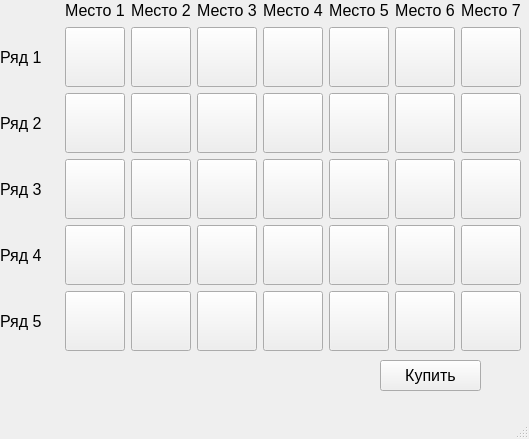
<?xml version="1.0" encoding="UTF-8"?>
<ui version="4.0">
 <class>MainWindow</class>
 <widget class="QMainWindow" name="MainWindow">
  <property name="geometry">
   <rect>
    <x>0</x>
    <y>0</y>
    <width>529</width>
    <height>439</height>
   </rect>
  </property>
  <property name="windowTitle">
   <string>MainWindow</string>
  </property>
  <widget class="QWidget" name="centralwidget">
   <widget class="QWidget" name="gridLayoutWidget">
    <property name="geometry">
     <rect>
      <x>0</x>
      <y>0</y>
      <width>521</width>
      <height>351</height>
     </rect>
    </property>
    <layout class="QGridLayout" name="gridLayout_6">
     <item row="1" column="1">
      <widget class="QPushButton" name="PlaceBtn11">
       <property name="minimumSize">
        <size>
         <width>60</width>
         <height>60</height>
        </size>
       </property>
       <property name="maximumSize">
        <size>
         <width>60</width>
         <height>60</height>
        </size>
       </property>
       <property name="font">
        <font>
         <pointsize>12</pointsize>
        </font>
       </property>
       <property name="text">
        <string/>
       </property>
      </widget>
     </item>
     <item row="0" column="3">
      <widget class="QLabel" name="label_4">
       <property name="font">
        <font>
         <pointsize>12</pointsize>
        </font>
       </property>
       <property name="text">
        <string>Место 3</string>
       </property>
      </widget>
     </item>
     <item row="0" column="2">
      <widget class="QLabel" name="label_3">
       <property name="font">
        <font>
         <pointsize>12</pointsize>
        </font>
       </property>
       <property name="text">
        <string>Место 2</string>
       </property>
      </widget>
     </item>
     <item row="0" column="4">
      <widget class="QLabel" name="label_5">
       <property name="font">
        <font>
         <pointsize>12</pointsize>
        </font>
       </property>
       <property name="text">
        <string>Место 4</string>
       </property>
      </widget>
     </item>
     <item row="0" column="1">
      <widget class="QLabel" name="label_2">
       <property name="font">
        <font>
         <pointsize>12</pointsize>
        </font>
       </property>
       <property name="text">
        <string>Место 1</string>
       </property>
      </widget>
     </item>
     <item row="0" column="5">
      <widget class="QLabel" name="label_6">
       <property name="font">
        <font>
         <pointsize>12</pointsize>
        </font>
       </property>
       <property name="text">
        <string>Место 5</string>
       </property>
      </widget>
     </item>
     <item row="0" column="6">
      <widget class="QLabel" name="label_7">
       <property name="font">
        <font>
         <pointsize>12</pointsize>
        </font>
       </property>
       <property name="text">
        <string>Место 6</string>
       </property>
      </widget>
     </item>
     <item row="2" column="0">
      <widget class="QLabel" name="label_9">
       <property name="font">
        <font>
         <pointsize>12</pointsize>
        </font>
       </property>
       <property name="text">
        <string>Ряд 2</string>
       </property>
      </widget>
     </item>
     <item row="0" column="7">
      <widget class="QLabel" name="label_8">
       <property name="font">
        <font>
         <pointsize>12</pointsize>
        </font>
       </property>
       <property name="text">
        <string>Место 7</string>
       </property>
      </widget>
     </item>
     <item row="1" column="2">
      <widget class="QPushButton" name="PlaceBtn12">
       <property name="minimumSize">
        <size>
         <width>60</width>
         <height>60</height>
        </size>
       </property>
       <property name="maximumSize">
        <size>
         <width>60</width>
         <height>60</height>
        </size>
       </property>
       <property name="font">
        <font>
         <pointsize>12</pointsize>
        </font>
       </property>
       <property name="text">
        <string/>
       </property>
      </widget>
     </item>
     <item row="1" column="3">
      <widget class="QPushButton" name="PlaceBtn13">
       <property name="minimumSize">
        <size>
         <width>60</width>
         <height>60</height>
        </size>
       </property>
       <property name="maximumSize">
        <size>
         <width>60</width>
         <height>60</height>
        </size>
       </property>
       <property name="font">
        <font>
         <pointsize>12</pointsize>
        </font>
       </property>
       <property name="text">
        <string/>
       </property>
      </widget>
     </item>
     <item row="1" column="4">
      <widget class="QPushButton" name="PlaceBtn14">
       <property name="minimumSize">
        <size>
         <width>60</width>
         <height>60</height>
        </size>
       </property>
       <property name="maximumSize">
        <size>
         <width>60</width>
         <height>60</height>
        </size>
       </property>
       <property name="font">
        <font>
         <pointsize>12</pointsize>
        </font>
       </property>
       <property name="text">
        <string/>
       </property>
      </widget>
     </item>
     <item row="1" column="5">
      <widget class="QPushButton" name="PlaceBtn15">
       <property name="minimumSize">
        <size>
         <width>60</width>
         <height>60</height>
        </size>
       </property>
       <property name="maximumSize">
        <size>
         <width>60</width>
         <height>60</height>
        </size>
       </property>
       <property name="font">
        <font>
         <pointsize>12</pointsize>
        </font>
       </property>
       <property name="text">
        <string/>
       </property>
      </widget>
     </item>
     <item row="1" column="7">
      <widget class="QPushButton" name="PlaceBtn17">
       <property name="minimumSize">
        <size>
         <width>60</width>
         <height>60</height>
        </size>
       </property>
       <property name="maximumSize">
        <size>
         <width>60</width>
         <height>60</height>
        </size>
       </property>
       <property name="font">
        <font>
         <pointsize>12</pointsize>
        </font>
       </property>
       <property name="text">
        <string/>
       </property>
      </widget>
     </item>
     <item row="1" column="6">
      <widget class="QPushButton" name="PlaceBtn16">
       <property name="minimumSize">
        <size>
         <width>60</width>
         <height>60</height>
        </size>
       </property>
       <property name="maximumSize">
        <size>
         <width>60</width>
         <height>60</height>
        </size>
       </property>
       <property name="font">
        <font>
         <pointsize>12</pointsize>
        </font>
       </property>
       <property name="text">
        <string/>
       </property>
      </widget>
     </item>
     <item row="2" column="1">
      <widget class="QPushButton" name="PlaceBtn21">
       <property name="minimumSize">
        <size>
         <width>60</width>
         <height>60</height>
        </size>
       </property>
       <property name="maximumSize">
        <size>
         <width>60</width>
         <height>60</height>
        </size>
       </property>
       <property name="font">
        <font>
         <pointsize>12</pointsize>
        </font>
       </property>
       <property name="text">
        <string/>
       </property>
      </widget>
     </item>
     <item row="2" column="3">
      <widget class="QPushButton" name="PlaceBtn23">
       <property name="minimumSize">
        <size>
         <width>60</width>
         <height>60</height>
        </size>
       </property>
       <property name="maximumSize">
        <size>
         <width>60</width>
         <height>60</height>
        </size>
       </property>
       <property name="font">
        <font>
         <pointsize>12</pointsize>
        </font>
       </property>
       <property name="text">
        <string/>
       </property>
      </widget>
     </item>
     <item row="2" column="5">
      <widget class="QPushButton" name="PlaceBtn25">
       <property name="minimumSize">
        <size>
         <width>60</width>
         <height>60</height>
        </size>
       </property>
       <property name="maximumSize">
        <size>
         <width>60</width>
         <height>60</height>
        </size>
       </property>
       <property name="font">
        <font>
         <pointsize>12</pointsize>
        </font>
       </property>
       <property name="text">
        <string/>
       </property>
      </widget>
     </item>
     <item row="2" column="2">
      <widget class="QPushButton" name="PlaceBtn22">
       <property name="minimumSize">
        <size>
         <width>60</width>
         <height>60</height>
        </size>
       </property>
       <property name="maximumSize">
        <size>
         <width>60</width>
         <height>60</height>
        </size>
       </property>
       <property name="font">
        <font>
         <pointsize>12</pointsize>
        </font>
       </property>
       <property name="text">
        <string/>
       </property>
      </widget>
     </item>
     <item row="2" column="4">
      <widget class="QPushButton" name="PlaceBtn24">
       <property name="minimumSize">
        <size>
         <width>60</width>
         <height>60</height>
        </size>
       </property>
       <property name="maximumSize">
        <size>
         <width>60</width>
         <height>60</height>
        </size>
       </property>
       <property name="font">
        <font>
         <pointsize>12</pointsize>
        </font>
       </property>
       <property name="text">
        <string/>
       </property>
      </widget>
     </item>
     <item row="2" column="7">
      <widget class="QPushButton" name="PlaceBtn27">
       <property name="minimumSize">
        <size>
         <width>60</width>
         <height>60</height>
        </size>
       </property>
       <property name="maximumSize">
        <size>
         <width>60</width>
         <height>60</height>
        </size>
       </property>
       <property name="font">
        <font>
         <pointsize>12</pointsize>
        </font>
       </property>
       <property name="text">
        <string/>
       </property>
      </widget>
     </item>
     <item row="2" column="6">
      <widget class="QPushButton" name="PlaceBtn26">
       <property name="minimumSize">
        <size>
         <width>60</width>
         <height>60</height>
        </size>
       </property>
       <property name="maximumSize">
        <size>
         <width>60</width>
         <height>60</height>
        </size>
       </property>
       <property name="font">
        <font>
         <pointsize>12</pointsize>
        </font>
       </property>
       <property name="text">
        <string/>
       </property>
      </widget>
     </item>
     <item row="1" column="0">
      <widget class="QLabel" name="label">
       <property name="font">
        <font>
         <pointsize>12</pointsize>
        </font>
       </property>
       <property name="text">
        <string>Ряд 1</string>
       </property>
      </widget>
     </item>
     <item row="4" column="0">
      <widget class="QLabel" name="label_11">
       <property name="font">
        <font>
         <pointsize>12</pointsize>
        </font>
       </property>
       <property name="text">
        <string>Ряд 4</string>
       </property>
      </widget>
     </item>
     <item row="3" column="0">
      <widget class="QLabel" name="label_10">
       <property name="font">
        <font>
         <pointsize>12</pointsize>
        </font>
       </property>
       <property name="text">
        <string>Ряд 3</string>
       </property>
      </widget>
     </item>
     <item row="5" column="0">
      <widget class="QLabel" name="label_12">
       <property name="font">
        <font>
         <pointsize>12</pointsize>
        </font>
       </property>
       <property name="text">
        <string>Ряд 5</string>
       </property>
      </widget>
     </item>
     <item row="3" column="1">
      <widget class="QPushButton" name="PlaceBtn31">
       <property name="minimumSize">
        <size>
         <width>60</width>
         <height>60</height>
        </size>
       </property>
       <property name="maximumSize">
        <size>
         <width>60</width>
         <height>60</height>
        </size>
       </property>
       <property name="font">
        <font>
         <pointsize>12</pointsize>
        </font>
       </property>
       <property name="text">
        <string/>
       </property>
      </widget>
     </item>
     <item row="3" column="2">
      <widget class="QPushButton" name="PlaceBtn32">
       <property name="minimumSize">
        <size>
         <width>60</width>
         <height>60</height>
        </size>
       </property>
       <property name="maximumSize">
        <size>
         <width>60</width>
         <height>60</height>
        </size>
       </property>
       <property name="font">
        <font>
         <pointsize>12</pointsize>
        </font>
       </property>
       <property name="text">
        <string/>
       </property>
      </widget>
     </item>
     <item row="3" column="3">
      <widget class="QPushButton" name="PlaceBtn33">
       <property name="minimumSize">
        <size>
         <width>60</width>
         <height>60</height>
        </size>
       </property>
       <property name="maximumSize">
        <size>
         <width>60</width>
         <height>60</height>
        </size>
       </property>
       <property name="font">
        <font>
         <pointsize>12</pointsize>
        </font>
       </property>
       <property name="text">
        <string/>
       </property>
      </widget>
     </item>
     <item row="3" column="4">
      <widget class="QPushButton" name="PlaceBtn34">
       <property name="minimumSize">
        <size>
         <width>60</width>
         <height>60</height>
        </size>
       </property>
       <property name="maximumSize">
        <size>
         <width>60</width>
         <height>60</height>
        </size>
       </property>
       <property name="font">
        <font>
         <pointsize>12</pointsize>
        </font>
       </property>
       <property name="text">
        <string/>
       </property>
      </widget>
     </item>
     <item row="3" column="5">
      <widget class="QPushButton" name="PlaceBtn35">
       <property name="minimumSize">
        <size>
         <width>60</width>
         <height>60</height>
        </size>
       </property>
       <property name="maximumSize">
        <size>
         <width>60</width>
         <height>60</height>
        </size>
       </property>
       <property name="font">
        <font>
         <pointsize>12</pointsize>
        </font>
       </property>
       <property name="text">
        <string/>
       </property>
      </widget>
     </item>
     <item row="3" column="6">
      <widget class="QPushButton" name="PlaceBtn36">
       <property name="minimumSize">
        <size>
         <width>60</width>
         <height>60</height>
        </size>
       </property>
       <property name="maximumSize">
        <size>
         <width>60</width>
         <height>60</height>
        </size>
       </property>
       <property name="font">
        <font>
         <pointsize>12</pointsize>
        </font>
       </property>
       <property name="text">
        <string/>
       </property>
      </widget>
     </item>
     <item row="3" column="7">
      <widget class="QPushButton" name="PlaceBtn37">
       <property name="minimumSize">
        <size>
         <width>60</width>
         <height>60</height>
        </size>
       </property>
       <property name="maximumSize">
        <size>
         <width>60</width>
         <height>60</height>
        </size>
       </property>
       <property name="font">
        <font>
         <pointsize>12</pointsize>
        </font>
       </property>
       <property name="text">
        <string/>
       </property>
      </widget>
     </item>
     <item row="4" column="1">
      <widget class="QPushButton" name="PlaceBtn41">
       <property name="minimumSize">
        <size>
         <width>60</width>
         <height>60</height>
        </size>
       </property>
       <property name="maximumSize">
        <size>
         <width>60</width>
         <height>60</height>
        </size>
       </property>
       <property name="font">
        <font>
         <pointsize>12</pointsize>
        </font>
       </property>
       <property name="text">
        <string/>
       </property>
      </widget>
     </item>
     <item row="4" column="2">
      <widget class="QPushButton" name="PlaceBtn42">
       <property name="minimumSize">
        <size>
         <width>60</width>
         <height>60</height>
        </size>
       </property>
       <property name="maximumSize">
        <size>
         <width>60</width>
         <height>60</height>
        </size>
       </property>
       <property name="font">
        <font>
         <pointsize>12</pointsize>
        </font>
       </property>
       <property name="text">
        <string/>
       </property>
      </widget>
     </item>
     <item row="4" column="3">
      <widget class="QPushButton" name="PlaceBtn43">
       <property name="minimumSize">
        <size>
         <width>60</width>
         <height>60</height>
        </size>
       </property>
       <property name="maximumSize">
        <size>
         <width>60</width>
         <height>60</height>
        </size>
       </property>
       <property name="font">
        <font>
         <pointsize>12</pointsize>
        </font>
       </property>
       <property name="text">
        <string/>
       </property>
      </widget>
     </item>
     <item row="4" column="4">
      <widget class="QPushButton" name="PlaceBtn44">
       <property name="minimumSize">
        <size>
         <width>60</width>
         <height>60</height>
        </size>
       </property>
       <property name="maximumSize">
        <size>
         <width>60</width>
         <height>60</height>
        </size>
       </property>
       <property name="font">
        <font>
         <pointsize>12</pointsize>
        </font>
       </property>
       <property name="text">
        <string/>
       </property>
      </widget>
     </item>
     <item row="4" column="5">
      <widget class="QPushButton" name="PlaceBtn45">
       <property name="minimumSize">
        <size>
         <width>60</width>
         <height>60</height>
        </size>
       </property>
       <property name="maximumSize">
        <size>
         <width>60</width>
         <height>60</height>
        </size>
       </property>
       <property name="font">
        <font>
         <pointsize>12</pointsize>
        </font>
       </property>
       <property name="text">
        <string/>
       </property>
      </widget>
     </item>
     <item row="4" column="6">
      <widget class="QPushButton" name="PlaceBtn46">
       <property name="minimumSize">
        <size>
         <width>60</width>
         <height>60</height>
        </size>
       </property>
       <property name="maximumSize">
        <size>
         <width>60</width>
         <height>60</height>
        </size>
       </property>
       <property name="font">
        <font>
         <pointsize>12</pointsize>
        </font>
       </property>
       <property name="text">
        <string/>
       </property>
      </widget>
     </item>
     <item row="4" column="7">
      <widget class="QPushButton" name="PlaceBtn47">
       <property name="minimumSize">
        <size>
         <width>60</width>
         <height>60</height>
        </size>
       </property>
       <property name="maximumSize">
        <size>
         <width>60</width>
         <height>60</height>
        </size>
       </property>
       <property name="font">
        <font>
         <pointsize>12</pointsize>
        </font>
       </property>
       <property name="text">
        <string/>
       </property>
      </widget>
     </item>
     <item row="5" column="1">
      <widget class="QPushButton" name="PlaceBtn51">
       <property name="minimumSize">
        <size>
         <width>60</width>
         <height>60</height>
        </size>
       </property>
       <property name="maximumSize">
        <size>
         <width>60</width>
         <height>60</height>
        </size>
       </property>
       <property name="font">
        <font>
         <pointsize>12</pointsize>
        </font>
       </property>
       <property name="text">
        <string/>
       </property>
      </widget>
     </item>
     <item row="5" column="2">
      <widget class="QPushButton" name="PlaceBtn52">
       <property name="minimumSize">
        <size>
         <width>60</width>
         <height>60</height>
        </size>
       </property>
       <property name="maximumSize">
        <size>
         <width>60</width>
         <height>60</height>
        </size>
       </property>
       <property name="font">
        <font>
         <pointsize>12</pointsize>
        </font>
       </property>
       <property name="text">
        <string/>
       </property>
      </widget>
     </item>
     <item row="5" column="3">
      <widget class="QPushButton" name="PlaceBtn53">
       <property name="minimumSize">
        <size>
         <width>60</width>
         <height>60</height>
        </size>
       </property>
       <property name="maximumSize">
        <size>
         <width>60</width>
         <height>60</height>
        </size>
       </property>
       <property name="font">
        <font>
         <pointsize>12</pointsize>
        </font>
       </property>
       <property name="text">
        <string/>
       </property>
      </widget>
     </item>
     <item row="5" column="4">
      <widget class="QPushButton" name="PlaceBtn54">
       <property name="minimumSize">
        <size>
         <width>60</width>
         <height>60</height>
        </size>
       </property>
       <property name="maximumSize">
        <size>
         <width>60</width>
         <height>60</height>
        </size>
       </property>
       <property name="font">
        <font>
         <pointsize>12</pointsize>
        </font>
       </property>
       <property name="text">
        <string/>
       </property>
      </widget>
     </item>
     <item row="5" column="5">
      <widget class="QPushButton" name="PlaceBtn55">
       <property name="minimumSize">
        <size>
         <width>60</width>
         <height>60</height>
        </size>
       </property>
       <property name="maximumSize">
        <size>
         <width>60</width>
         <height>60</height>
        </size>
       </property>
       <property name="font">
        <font>
         <pointsize>12</pointsize>
        </font>
       </property>
       <property name="text">
        <string/>
       </property>
      </widget>
     </item>
     <item row="5" column="6">
      <widget class="QPushButton" name="PlaceBtn56">
       <property name="minimumSize">
        <size>
         <width>60</width>
         <height>60</height>
        </size>
       </property>
       <property name="maximumSize">
        <size>
         <width>60</width>
         <height>60</height>
        </size>
       </property>
       <property name="font">
        <font>
         <pointsize>12</pointsize>
        </font>
       </property>
       <property name="text">
        <string/>
       </property>
      </widget>
     </item>
     <item row="5" column="7">
      <widget class="QPushButton" name="PlaceBtn57">
       <property name="minimumSize">
        <size>
         <width>60</width>
         <height>60</height>
        </size>
       </property>
       <property name="maximumSize">
        <size>
         <width>60</width>
         <height>60</height>
        </size>
       </property>
       <property name="font">
        <font>
         <pointsize>12</pointsize>
        </font>
       </property>
       <property name="text">
        <string/>
       </property>
      </widget>
     </item>
    </layout>
   </widget>
   <widget class="QPushButton" name="BuyBtn">
    <property name="geometry">
     <rect>
      <x>380</x>
      <y>360</y>
      <width>101</width>
      <height>31</height>
     </rect>
    </property>
    <property name="font">
     <font>
      <pointsize>12</pointsize>
     </font>
    </property>
    <property name="text">
     <string>Купить</string>
    </property>
   </widget>
  </widget>
  <widget class="QMenuBar" name="menubar">
   <property name="geometry">
    <rect>
     <x>0</x>
     <y>0</y>
     <width>529</width>
     <height>21</height>
    </rect>
   </property>
  </widget>
  <widget class="QStatusBar" name="statusbar"/>
 </widget>
 <resources/>
 <connections/>
</ui>
